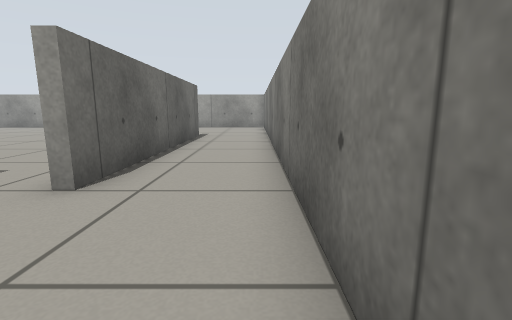
[1] (above)

18 first-person views from a walk through a Gazebo world. The camera is 0.51 m above the floor, tilts 10° down and sees 85° across. The floor is counted in squares, 0.5 m on a side. Each view is taken from the middle of a square. On the plan, view 1 faces up. The plan holds only what a view shows up to about 11 squares ahead; the rest is blank.

[2]
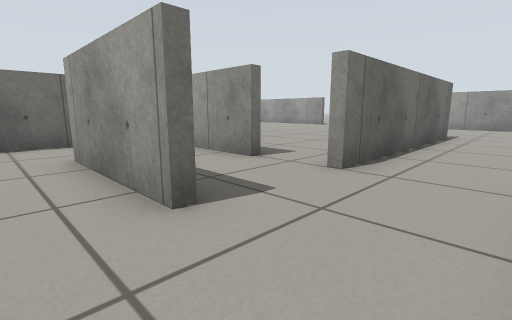

[3]
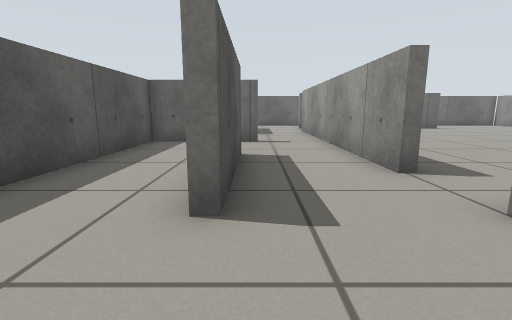

[4]
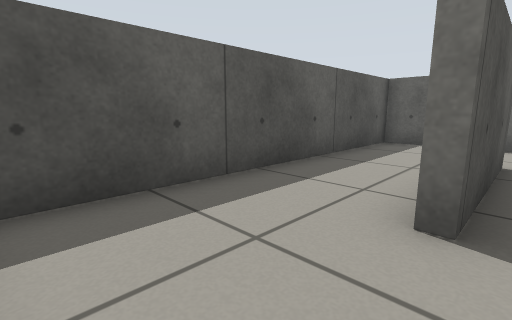

[5]
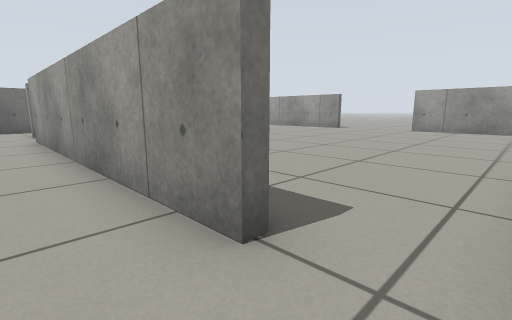

[6]
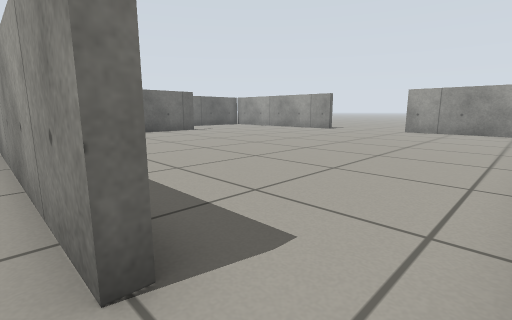

[7]
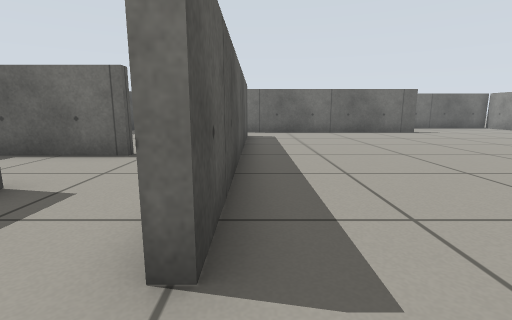

[8]
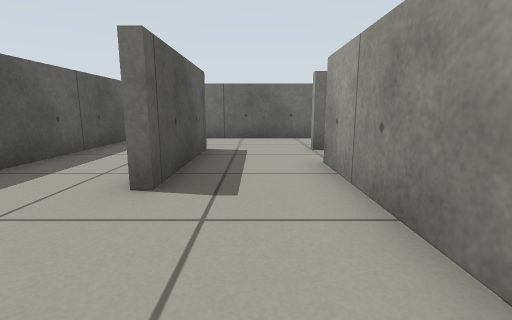

[9]
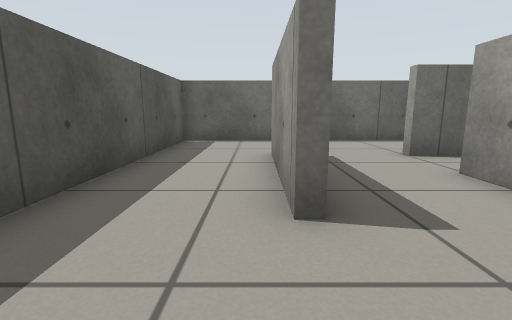

[10]
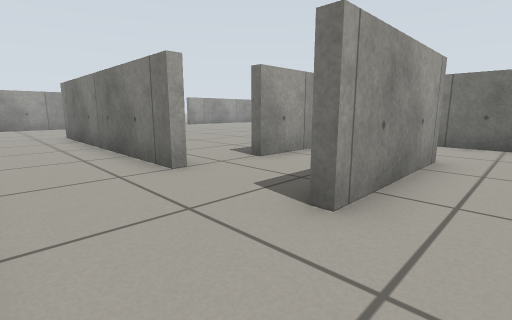

[11]
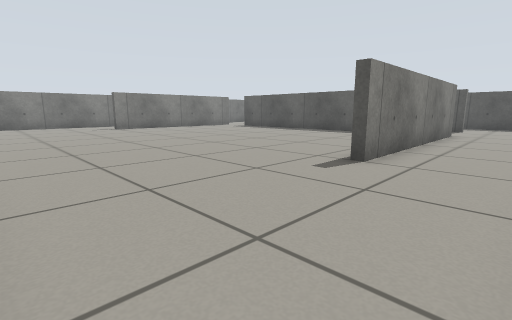

[12]
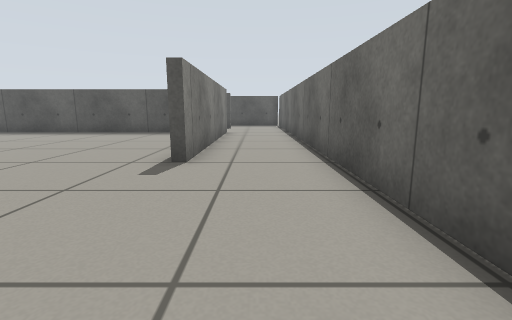

[13]
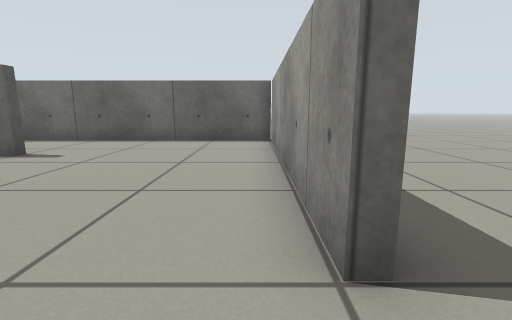

[14]
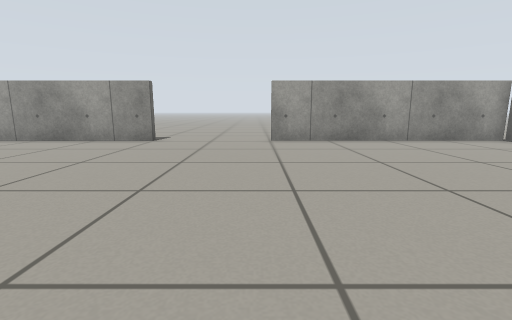

[15]
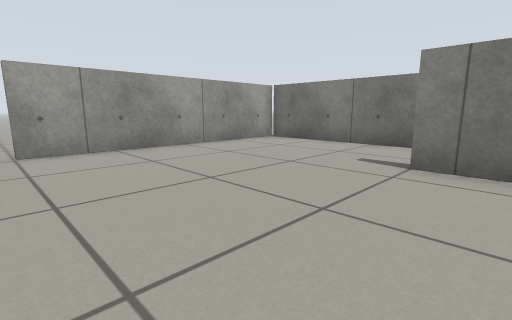

[16]
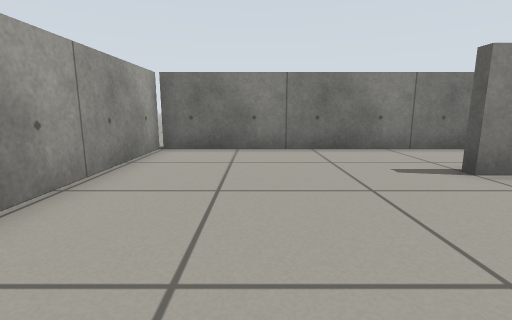

[17]
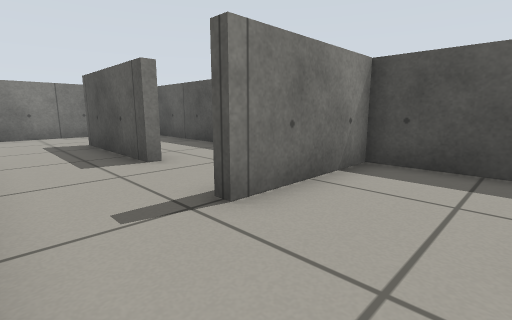

[18]
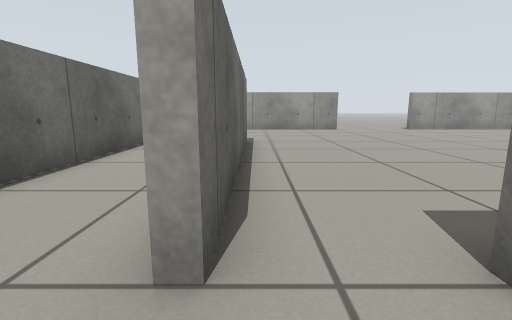

### Floor plan
Points are (right, up) in squares from view 1. A wall is a line through its corners. A room is listed if a view was taken in it or the views show most of it. See-through windows are left out.
Room 1 (views 1, 2, 3, 4, 5, 6, 7, 8)
walls: (-2.6, 0.4) (-6.6, 0.4) (-6.6, 0.7) (-2.6, 0.7) (-2.6, 0.4); (-4.5, 3.7) (-4.5, 3.4) (-9.5, 3.4); (-2.3, 3.4) (-2.8, 3.4); (0.5, -0.2) (0.5, 2.5); (-9.7, 1.1) (-9.3, 1.1) (-9.3, -2.5) (0, -2.5)
ways out: opening at (-9, 2.5) to room 2; opening at (-3.5, 4) to room 2; opening at (-0.5, 2.5) to room 2
Room 2 (views 9, 10, 11, 12, 13, 14, 15, 16, 17, 18)
walls: (-16.3, 11.6) (-16.3, 3.5); (-13.2, 3.7) (-4.5, 3.7); (-9.5, 3.4) (-14.5, 3.4) (-14.5, 3.8); (-11.5, 17.6) (-19.6, 17.6) (-19.6, -2.5) (-9.7, -2.5) (-9.7, 1.1); (-2.6, 10.1) (-2.6, 11.5) (-2.3, 11.5) (-2.3, 3.4); (-16.6, 3.4) (-16.6, 11.5); (-12.5, 0.7) (-12.5, 0.4) (-16.6, 0.4) (-16.6, 0.7) (-12.5, 0.7); (0.5, 2.5) (0.5, 17.6) (-7.5, 17.6) (-7.5, 18)
ways out: opening at (-9, 2.5) to room 1; opening at (-3.5, 4) to room 1; opening at (-0.5, 2.5) to room 1; opening at (-7, 19)

Positions as (right, up) in squares from view 1, and headings:
1: (0, 0), facing up
2: (0, -1), facing up-left
3: (0, 1), facing left
4: (0, 1), facing down-left
5: (-3, 2), facing up-left
6: (-3, 3), facing up-left
7: (-3, 4), facing left
8: (-9, 2), facing left
9: (-10, 0), facing left
10: (-19, -1), facing up-right
11: (-19, 17), facing down-right
12: (-18, 17), facing down
13: (-10, 17), facing left
14: (-8, 8), facing up
15: (-8, 10), facing up-right
16: (-7, 15), facing right
17: (-12, 3), facing down-right
18: (-16, 2), facing up
